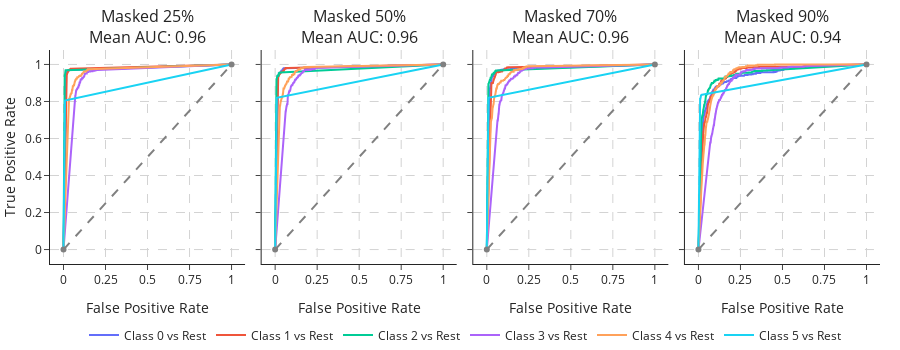

Notebook code for this chart:
### Code cell
from plotly.subplots import make_subplots
from sklearn.metrics import roc_curve, auc
from src.masking import mask_timesteps

from plotly.subplots import make_subplots
from plotly.colors import qualitative

masking_percentages = np.array([0.25, 0.5, 0.7, 0.9])

color_map = qualitative.Plotly
fig = make_subplots(
    rows=1, cols=len(masking_percentages),
    subplot_titles=[" "] * len(masking_percentages),
    shared_yaxes=True, horizontal_spacing=0.02,
)

for i, percentage in enumerate(masking_percentages):
    masked_count = int(T * percentage)

    auc_mean = 0
    for label in classifier.classes_:
        masks = np.stack([
            np.random.choice(T, size=masked_count, replace=False)
            for _ in range(test_timesteps.shape[0])
        ])
        # masks = np.random.choice(T, size=masked_count, replace=False)
        # masks = importance_order[test_labels, :masked_count]
        masked = mask_timesteps(test_timesteps, masks)
        probs = classifier.predict_proba(masked)
        fpr, tpr, thresholds = roc_curve(test_labels, probs[:, label], pos_label=label)
        auc_mean += auc(fpr, tpr)

        fig.add_scatter(
            x=fpr, y=tpr, name=f"Class {label} vs Rest", mode="lines",
            line=dict(color=color_map[label]),
            showlegend=(i == 0), row=1, col=i+1
        )

    auc_mean = auc_mean / classifier.n_classes_

    fig.layout.annotations[i].update(
        text=f"Masked {int(percentage*100)}%<br>Mean AUC: {auc_mean:.2f}"
    )

    fig.add_scatter(
        x=[0, 1], y=[0, 1], showlegend=False,
        line=dict(color="gray", dash="dash"),
        row=1, col=i+1, name=""
    )

fig.update_yaxes(title_text="True Positive Rate", row=1, col=1)
fig.update_yaxes(showgrid=True, gridcolor="lightgray", griddash="dash")
fig.update_xaxes(
    title_text="False Positive Rate", showgrid=True,
    gridcolor="lightgray", griddash="dash", tickmode="array",
    tickvals=np.linspace(0, 1, 5)
)
fig.update_layout(
    template="simple_white",
    margin=dict(l=20, r=20, t=50, b=0), height=350,
    legend=dict(orientation="h", yanchor="bottom", y=-0.4, xanchor="center", x=0.5)
)
fig.show(config={"toImageButtonOptions": {"scale": 6}})
